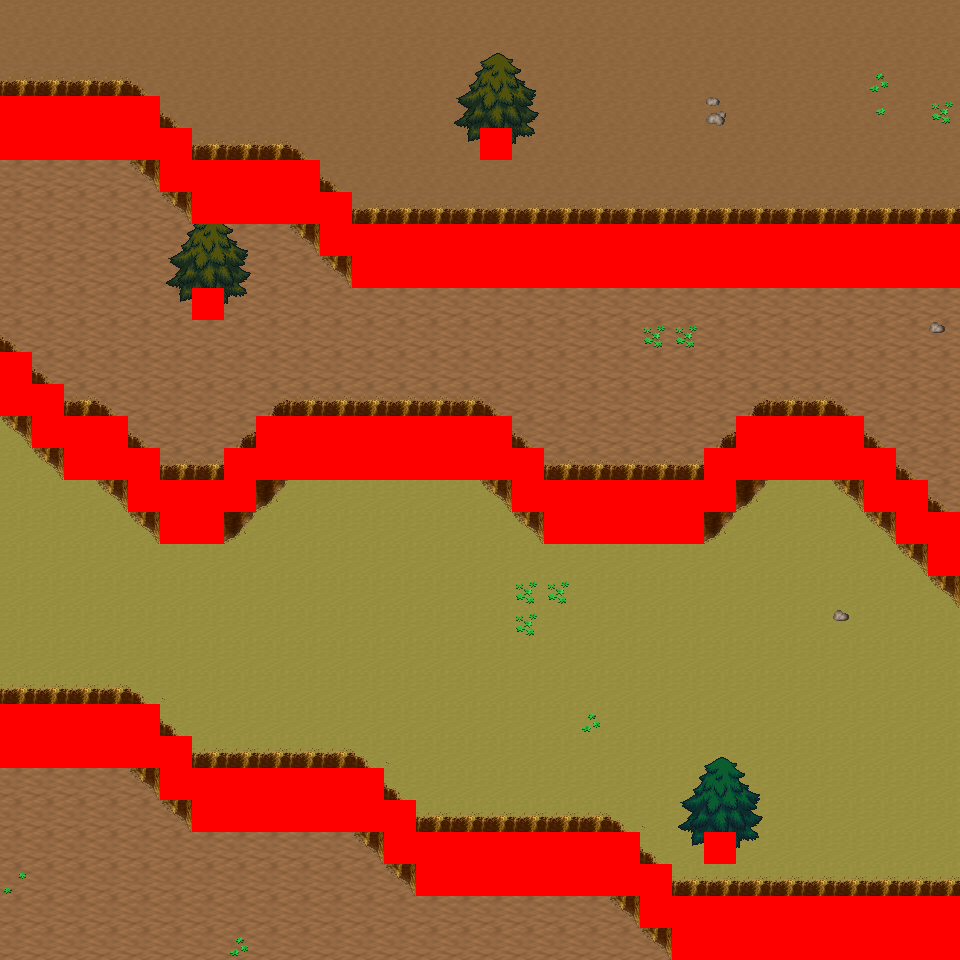

A 2D game scene composited from a Tiled map and its tileset images. What follows is a short description and the map's XML, with each tile layer's data collapsed to a summary:
An orthogonal 30x30 tile map with 32x32 px tiles, 6 tile layers (Ground, Object, Object2, Above, ...), 11 tilesets and 8 objects (8x mapExit).

<map version="1.0" orientation="orthogonal" renderorder="right-down" width="30" height="30" tilewidth="32" tileheight="32" nextobjectid="9">
  <tileset firstgid="1" name="tileset_logic_collision" tilewidth="32" tileheight="32" tilecount="1" columns="1">
    <image source="../drawable/tileset_logic_collision.png" width="32" height="32" />
  </tileset>
  <tileset firstgid="2" name="tileset_ground_ground" tilewidth="32" tileheight="32" tilecount="33" columns="3">
    <image source="../drawable/tileset_ground_ground.png" width="96" height="352" />
  </tileset>
  <tileset firstgid="35" name="tileset_ground_ridge_earth_pale" tilewidth="32" tileheight="32" tilecount="96" columns="12">
    <image source="../drawable/tileset_ground_ridge_earth_pale.png" width="384" height="256" />
  </tileset>
  <tileset firstgid="131" name="tileset_ground_ridge_earth_dark" tilewidth="32" tileheight="32" tilecount="96" columns="12">
    <image source="../drawable/tileset_ground_ridge_earth_dark.png" width="384" height="256" />
  </tileset>
  <tileset firstgid="227" name="tileset_terrain_desert" tilewidth="32" tileheight="32" tilecount="88" columns="8">
    <image source="../drawable/tileset_terrain_desert.png" width="256" height="352" />
  </tileset>
  <tileset firstgid="315" name="tileset_ground_sand_2" tilewidth="32" tileheight="32" tilecount="15" columns="5">
    <image source="../drawable/tileset_ground_sand_2.png" width="160" height="96" />
  </tileset>
  <tileset firstgid="330" name="tileset_plant_cactus_2" tilewidth="32" tileheight="32" tilecount="10" columns="5">
    <image source="../drawable/tileset_plant_cactus_2.png" width="160" height="64" />
  </tileset>
  <tileset firstgid="340" name="tileset_plant_cactus" tilewidth="32" tileheight="32" tilecount="2" columns="1">
    <image source="../drawable/tileset_plant_cactus.png" width="32" height="64" />
  </tileset>
  <tileset firstgid="342" name="tileset_plant_tree_evergreen" tilewidth="32" tileheight="32" tilecount="36" columns="3">
    <image source="../drawable/tileset_plant_tree_evergreen.png" width="96" height="384" />
  </tileset>
  <tileset firstgid="378" name="tileset_ground_rock_pebbles" tilewidth="32" tileheight="32" tilecount="3" columns="1">
    <image source="../drawable/tileset_ground_rock_pebbles.png" width="32" height="96" />
  </tileset>
  <tileset firstgid="381" name="tileset_plant_star_shaped_plants" tilewidth="32" tileheight="32" tilecount="6" columns="2">
    <image source="../drawable/tileset_plant_star_shaped_plants.png" width="64" height="96" />
  </tileset>
  <layer name="Ground" width="30" height="30">
    <data>[900 cells, 900 non-empty, 3 distinct tile ids]</data>
  </layer>
  <layer name="Object" width="30" height="30">
    <data>[900 cells, 314 non-empty, 20 distinct tile ids]</data>
  </layer>
  <layer name="Object2" width="30" height="30">
    <data>[900 cells, 0 non-empty, 0 distinct tile ids]</data>
  </layer>
  <layer name="Above" width="30" height="30">
    <data>[900 cells, 30 non-empty, 20 distinct tile ids]</data>
  </layer>
  <layer name="Above2" width="30" height="30">
    <data>[900 cells, 0 non-empty, 0 distinct tile ids]</data>
  </layer>
  <layer name="Walkable" width="30" height="30">
    <data>[900 cells, 183 non-empty, 1 distinct tile ids]</data>
  </layer>
  <objectgroup name="MapEvents">
    <object id="1" name="south" type="mapExit" x="0" y="928" width="672" height="32">
      <properties>
        <property name="map" value="level_0_x20_y94" />
        <property name="x" value="0" />
        <property name="y" value="1" />
      </properties>
    </object>
    <object id="2" name="west" type="mapExit" x="0" y="0" width="32" height="96">
      <properties>
        <property name="map" value="level_0_x19_y93" />
        <property name="x" value="28" />
        <property name="y" value="0" />
      </properties>
    </object>
    <object id="3" name="west2" type="mapExit" x="0" y="160" width="32" height="192">
      <properties>
        <property name="map" value="level_0_x19_y93" />
        <property name="x" value="28" />
        <property name="y" value="5" />
      </properties>
    </object>
    <object id="4" name="west3" type="mapExit" x="0" y="416" width="32" height="288">
      <properties>
        <property name="map" value="level_0_x19_y93" />
        <property name="x" value="28" />
        <property name="y" value="13" />
      </properties>
    </object>
    <object id="5" name="west4" type="mapExit" x="0" y="768" width="32" height="192">
      <properties>
        <property name="map" value="level_0_x19_y93" />
        <property name="x" value="28" />
        <property name="y" value="24" />
      </properties>
    </object>
    <object id="6" name="east" type="mapExit" x="928" y="0" width="32" height="224">
      <properties>
        <property name="map" value="level_0_x21_y93" />
        <property name="x" value="1" />
        <property name="y" value="0" />
      </properties>
    </object>
    <object id="7" name="east2" type="mapExit" x="928" y="288" width="32" height="224">
      <properties>
        <property name="map" value="level_0_x21_y93" />
        <property name="x" value="1" />
        <property name="y" value="9" />
      </properties>
    </object>
    <object id="8" name="east3" type="mapExit" x="928" y="576" width="32" height="320">
      <properties>
        <property name="map" value="level_0_x21_y93" />
        <property name="x" value="1" />
        <property name="y" value="18" />
      </properties>
    </object>
  </objectgroup>
</map>
